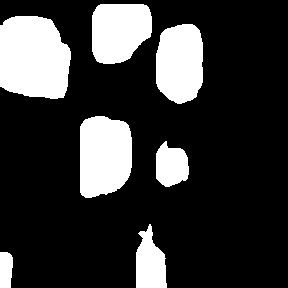
#> input picture code/ultralytics/examples/datasets/vegetation-yolo8-5/test/satellite_images_bin/satellite_39.9459664252125_-75.15309272689062_South7thStreet_531_bin.png, 288 x 288 px; its folder holds only this picture in this run
$ jupyter execute --allow-errors findCountours.ipynb
#> lines starting #> are read from the running program, lines starting #| are printed output that depends on the picture; after the words box and inside, x2 and y2 are one past the last pixel; in counts of white or black regions, pixels touching at a corner belong together
[cell 1]
import cv2
import matplotlib.pyplot as plt
#test=r"C:\Users\Hashim\DIS-9901A\DigitalTwinData\code\ultralytics\examples\datasets\vegetation-yolo8-3\test\images\satellite_39-948932_-75-152446_IonicStreet_30_png.rf.f09c3526be654cbf10242043ff0263f7_bin.jpg"
test=r"C:\Users\Hashim\DIS-9901A\DigitalTwinData\code\ultralytics\examples\datasets\vegetation-yolo8-5\test\satellite_images_bin\satellite_39.94649482638637_-75.14479446988959_DockStreet_67_bin.png"

im_gray = cv2.imread(test,0)
im_color=cv2.imread(test,1)
contours, hierarchy = cv2.findContours(im_gray,cv2.RETR_TREE,cv2.CHAIN_APPROX_NONE)
#> contours = []
cv2.drawContours(im_color, contours, -1, (0,255,0), 3)
#> (the rest of this cell did not finish here and is left out)

[cell 2]
import os
import glob
HOME = os.getcwd()
for image_path in glob.glob(os.path.join(HOME,"datasets\\vegetation-yolo8-3\\test\\images","*_bin.jpg"))[:]:
    print(image_path)

[cell 3]
# Let's load a simple image with 3 black squares
image = cv2.imread(test)
# cv2.waitKey(0)

# Grayscale
#> (the rest of this cell did not finish here and is left out)

[cell 4]
# Python code to find the co-ordinates of
# the contours detected in an image.
import numpy as np
import cv2

# Reading image
font = cv2.FONT_HERSHEY_COMPLEX
img2 = cv2.imread(test, cv2.IMREAD_COLOR)

# Reading same image in another
# variable and converting to gray scale.
img = cv2.imread(test, cv2.IMREAD_GRAYSCALE)

# Converting image to a binary image
# ( black and white only image).
_, threshold = cv2.threshold(img, 110, 255, cv2.THRESH_BINARY)

# Detecting contours in image.
contours, _= cv2.findContours(threshold, cv2.RETR_EXTERNAL,
							cv2.CHAIN_APPROX_SIMPLE)

# Going through every contours found in the image.
for cnt in contours :

	approx = cv2.approxPolyDP(cnt, 0.009 * cv2.arcLength(cnt, True), True)

	# draws boundary of contours.
	cv2.drawContours(img2, [approx], 0, (0, 0, 255), 2)

	# Used to flatted the array containing
	# the co-ordinates of the vertices.
	n = approx.ravel()
	i = 0

	for j in n :
		if(i % 2 == 0):
			x = n[i]
			y = n[i + 1]
			# String containing the co-ordinates.
			string = str(x) + " " + str(y)
			print(string)

			if(i == 0):
				# text on topmost co-ordinate.
				cv2.putText(img2, "Arrow tip", (x, y),
								font, 0.3, (255, 0, 0))
			else:
				# text on remaining co-ordinates.
				cv2.putText(img2, string, (x, y),
						font, 0.3, (0, 255, 0))
		i = i + 1
#> this loop made 0 passes

# Showing the final image.
#cv2.imshow('image2', img2)
plt.title('Contour with Vertices')
#> (the rest of this cell did not finish here and is left out)

#> (a cell that did not finish here is left out)

#> (a cell that did not finish here is left out)

#> (a cell that did not finish here is left out)

[cell 8]
cent_lat_lon_det = r"C:\Users\Hashim\DIS-9901A\DigitalTwinData\code\SamplePHil_DWNTWN_1_points_on_streets_with_geoInfo1.csv"
#> (the rest of this cell did not finish here and is left out)

[cell 9]
# Python code to find the co-ordinates of
# the contours detected in an image.

import os
import glob
import numpy as np
import cv2
import pandas as pd

HOME = os.getcwd()
cols = ['StreetName', 'index', 'cent_lat', 'cent_lon', 'Xx_vertices', 'Yy_vertices','XxYy_vertices']
df = pd.DataFrame(columns=cols)
g_stnames = []
g_indices = []
g_Xx_vertices = []
g_Yy_vertices = []
g_XxYy_vertices = []
g_cent_lat = []
g_cent_lon = []
for image_path in glob.glob(os.path.join(HOME,"datasets\\vegetation-yolo8-3\\test\\images","*_bin.png"))[:]:
    print(image_path)
    stname = os.path.splitext(os.path.basename(image_path))[0].split('.')[0].split('_')[3]

    pos=os.path.splitext(os.path.basename(image_path))[0].split('.')[0].split('_')[2].index('-', os.path.splitext(os.path.basename(image_path))[0].split('.')[0].split('_')[2].index('-') + 1)
    cent_lat = os.path.splitext(os.path.basename(image_path))[0].split('.')[0].split('_')[2][:pos] + '.' + os.path.splitext(os.path.basename(image_path))[0].split('.')[0].split('_')[2][pos + 1:]

    cent_lat
    print(cent_lat)

    pos=os.path.splitext(os.path.basename(image_path))[0].split('.')[0].split('_')[1].index('-', os.path.splitext(os.path.basename(image_path))[0].split('.')[0].split('_')[1].index('-'))
    cent_lon = os.path.splitext(os.path.basename(image_path))[0].split('.')[0].split('_')[1][:pos] + '.' + os.path.splitext(os.path.basename(image_path))[0].split('.')[0].split('_')[1][pos+1:]

    cent_lon
    print(cent_lon)

    # Reading image
    font = cv2.FONT_HERSHEY_COMPLEX
    img2 = cv2.imread(image_path, cv2.IMREAD_COLOR)

    # Reading same image in another
    # variable and converting to gray scale.
    img = cv2.imread(image_path, cv2.IMREAD_GRAYSCALE)

    # Converting image to a binary image
    # ( black and white only image).
    _, threshold = cv2.threshold(img, 110, 255, cv2.THRESH_BINARY)

    # Detecting contours in image.
    contours, _= cv2.findContours(threshold, cv2.RETR_TREE,
    							cv2.CHAIN_APPROX_SIMPLE)

    # Going through every contours found in the image.
    index = 0
    num_contours = len(contours)
    for cnt in contours :
    	Xx=[]
    	Yy=[]
    	XxYy = []
    	approx = cv2.approxPolyDP(cnt, 0.009 * cv2.arcLength(cnt, True), True)

    	# draws boundary of contours.
    	cv2.drawContours(img2, [approx], 0, (0, 0, 255), 5)

    	# Used to flatted the array containing
    	# the co-ordinates of the vertices.
    	n = approx.ravel()
    	i = 0
    	print("Contours {}/{}".format(index,num_contours),"--"*20)
    	for j in n :
    		if(i % 2 == 0):
    			x = n[i]
    			y = n[i + 1]
    			# String containing the co-ordinates.
    			string = str(x) + " " + str(y)
    			Xx.append(x)
    			Yy.append(y)
    			XxYy.append([x,y])
    			#print(string)

    			if(i == 0):
    				# text on topmost co-ordinate.
    				cv2.putText(img2, "Arrow tip", (x, y),
    								font, 0.5, (255, 0, 0))
    			else:
    				# text on remaining co-ordinates.
    				cv2.putText(img2, string, (x, y),
    						font, 0.5, (0, 255, 0))

    		i = i + 1
    	g_stnames.append(stname)
    	g_indices.append(index)
    	g_Xx_vertices.append(Xx)
    	g_Yy_vertices.append(Yy)
    	g_XxYy_vertices.append(XxYy)
    	g_cent_lat.append(float(cent_lat))
    	g_cent_lon.append(float(cent_lon))

    	plt.title('image{}'.format(stname))
    	plt.imshow(img2)
    	index = index+1
df['StreetName'] = g_stnames
df['index'] = g_indices
df['Xx_vertices'] = g_Xx_vertices
df['Yy_vertices'] = g_Yy_vertices
df['XxYy_vertices'] = g_XxYy_vertices
df['cent_lat'] = g_cent_lat
df['cent_lon'] = g_cent_lon

df.to_csv("{}/datasets/Ionic_street_vertices.csv".format(HOME))

[cell 10]
path = r"C:\Users\Hashim\DIS-9901A\DigitalTwinData\code\ultralytics\examples\datasets\vegetation-yolo8-5\test\satellite_images_bin\satellite_39.94549015542814_-75.14174565070432_SouthChristopherColumbusBoulevard_662_bin.png"
print(os.path.splitext(os.path.basename(path))[0])
os.path.splitext(os.path.basename(path))[0].split('_')

## Looping over all the binary images to get the contours and vertices

[cell 11]
# Python code to find the co-ordinates of
# the contours detected in an image.

import os
import glob
import numpy as np
import cv2
import pandas as pd

HOME = os.getcwd()
cols = ['StreetName', 'index', 'cent_lat', 'cent_lon', 'Xx_vertices', 'Yy_vertices','XxYy_vertices']
df = pd.DataFrame(columns=cols)
g_stnames = []
g_indices = []
g_Xx_vertices = []
g_Yy_vertices = []
g_XxYy_vertices = []
g_cent_lat = []
g_cent_lon = []
image_count = 0
for image_path in glob.glob(os.path.join(HOME,"datasets\\vegetation-yolo8-5\\test\\satellite_images_bin","*_bin.png"))[:]:
    print(image_path)
    stname = os.path.splitext(os.path.basename(image_path))[0].split('_')[3]

    cent_lat = (float(os.path.splitext(os.path.basename(image_path))[0].split('_')[1]))
    cent_lon = (float(os.path.splitext(os.path.basename(image_path))[0].split('_')[2]))

    # Reading image
    font = cv2.FONT_HERSHEY_COMPLEX
#> font = 3
    img2 = cv2.imread(image_path, cv2.IMREAD_COLOR)
#> img2 is the input picture: shape (288, 288, 3); 21.7% white; 7 white regions, largest, box (x1, y1, x2, y2) and area: (0, 16, 71, 99) 5041, (80, 116, 132, 198) 3717, (156, 24, 203, 104) 3196

    # Reading same image in another
    # variable and converting to gray scale.
    img = cv2.imread(image_path, cv2.IMREAD_GRAYSCALE)
#> img: shape (288, 288); 21.7% white; 7 white regions

    # Converting image to a binary image
    # ( black and white only image).
    _, threshold = cv2.threshold(img, 110, 255, cv2.THRESH_BINARY)

    # Detecting contours in image.
    contours, _= cv2.findContours(threshold, cv2.RETR_TREE,
    							cv2.CHAIN_APPROX_SIMPLE)
#> contours = 7 contours; box (x1, y1, x2, y2) and area: (0, 16, 71, 99) 4912, (80, 116, 132, 198) 3606, (156, 24, 203, 104) 3096, (92, 4, 152, 64) 2928, (136, 224, 167, 288) 1327, (156, 141, 189, 187) 1082, (0, 252, 13, 288) 381

    # Going through every contours found in the image.
    index = 0
    num_contours = len(contours)
#> num_contours = 7
    for cnt in contours :
    	Xx=[]
    	Yy=[]
    	XxYy = []
    	# cent_lat = []
    	# cent_lon = []
    	approx = cv2.approxPolyDP(cnt, 0.009 * cv2.arcLength(cnt, True), True)

    	# draws boundary of contours.
    	cv2.drawContours(img2, [approx], 0, (0, 0, 255), 5)

    	# Used to flatted the array containing
    	# the co-ordinates of the vertices.
    	n = approx.ravel()
    	i = 0
    	print("Contours {}/{}".format(index,num_contours),"--"*20)
    	for j in n :
    		if(i % 2 == 0):
    			x = n[i]
    			y = n[i + 1]
    			# String containing the co-ordinates.
    			string = str(x) + " " + str(y)
    			Xx.append(x)
    			Yy.append(y)
    			XxYy.append([x,y])
    			# cent_lat.append(float(os.path.splitext(os.path.basename(image_path))[0].split('_')[1]))

    			# cent_lon.append(float(os.path.splitext(os.path.basename(image_path))[0].split('_')[2]))

    			#print(string)

    			if(i == 0):
    				# text on topmost co-ordinate.
    				cv2.putText(img2, "Arrow tip", (x, y),
    								font, 0.5, (255, 0, 0))
    			else:
    				# text on remaining co-ordinates.
    				cv2.putText(img2, string, (x, y),
    						font, 0.5, (0, 255, 0))

    		i = i + 1
    	g_stnames.append(stname)
    	g_indices.append(index)
    	g_Xx_vertices.append(Xx)
    	g_Yy_vertices.append(Yy)
    	g_XxYy_vertices.append(XxYy)
    	g_cent_lat.append(cent_lat)
    	g_cent_lon.append(cent_lon)
    	print(cent_lat,"\n",cent_lon)
    	plt.title('image{}'.format(stname))
    	plt.imshow(img2)
    	index = index+1
#> this loop made 7 passes
#> n on pass 1: [0, 252, 0, 287, 10, 287, 12, 257, 7, 252]
#> (printed output is left out)
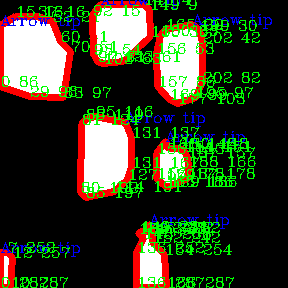
#> img2: shape (288, 288, 3); mean B, G, R 39.4, 62.1, 56.4
#> after the loop, g_XxYy_vertices = 7 items; g_Xx_vertices = 7 items; g_Yy_vertices = 7 items; g_cent_lat = [39.95, 39.95, 39.95, 39.95, 39.95, 39.95, 39.95]; g_cent_lon = [-75.15, -75.15, -75.15, -75.15, -75.15, -75.15, -75.15]; g_indices = [0, 1, 2, 3, 4, 5, 6]; g_stnames = ['South7thStreet', 'South7thStreet', 'South7thStreet', 'South7thStreet', 'South7thStreet', 'South7thStreet', 'South7thStreet']; index = 7
        # image_count = image_count + 1
        # if image_Count == 100:
        #     break;
df['StreetName'] = g_stnames
df['index'] = g_indices
df['Xx_vertices'] = g_Xx_vertices
df['Yy_vertices'] = g_Yy_vertices
df['XxYy_vertices'] = g_XxYy_vertices
df['cent_lat'] = g_cent_lat
df['cent_lon'] = g_cent_lon

df.to_csv("{}/datasets/Philly_street_vertices.csv".format(HOME))
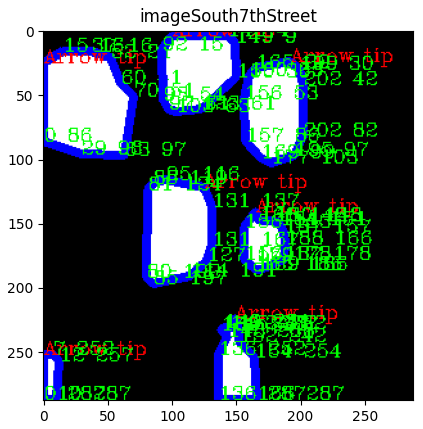
#> figure drawn by matplotlib, 1 panel; B, G, R data is drawn as R, G, B

$ run again, on code/ultralytics/examples/datasets/vegetation-yolo8-5/test/satellite_images_bin/satellite_39.94613966639289_-75.14889782871539_LocustStreet_167_bin.png
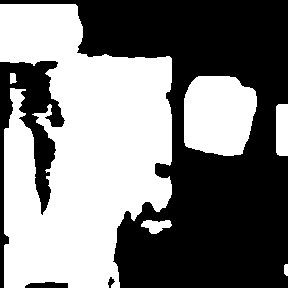
#> input picture code/ultralytics/examples/datasets/vegetation-yolo8-5/test/satellite_images_bin/satellite_39.94613966639289_-75.14889782871539_LocustStreet_167_bin.png, 288 x 288 px
#> `contours, hierarchy = cv2.findContours(im_gray,cv2.RETR_TREE,cv2.CHAIN..`: contours = []
#> font = 3
#> img2 is the input picture: shape (288, 288, 3); 48.6% white; 6 white regions, box (x1, y1, x2, y2) and area: (0, 4, 172, 288) 34393, (184, 76, 257, 156) 4943, (276, 104, 288, 156) 616, (141, 220, 172, 234) 277, (10, 73, 17, 84) 62, (284, 264, 288, 276) 44
#> img: shape (288, 288); 48.6% white; 6 white regions
#> `contours, _= cv2.findContours(threshold, cv2.RETR_TREE, cv2.CHAIN_APPR..`: contours = 6 contours; box (x1, y1, x2, y2) and area: (0, 4, 172, 288) 33686, (184, 76, 257, 156) 4818, (276, 104, 288, 156) 555, (141, 220, 172, 234) 240, (10, 73, 17, 84) 47, (284, 264, 288, 276) 30
#> num_contours = 6
#> the loop `for cnt in contours :` made 6 passes
#> n on passes 1, 3: [285, 264, 284, 265, 284, 273, 286, 275, 287, 275, 287, 264], [278, 104, 276, 106, 276, 152, 279, 155, 287, 155, 287, 104]
#> (printed output is left out)
#> after the loop `for cnt in contours :`:
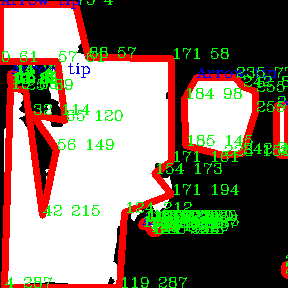
#> img2: shape (288, 288, 3); 19.68% of pixels changed, all inside (x1, y1, x2, y2) = (0, 0, 288, 288)
#> after the loop `for cnt in contours :`: g_XxYy_vertices = 6 items; g_cent_lat = [39.95, 39.95, 39.95, 39.95, 39.95, 39.95]; g_cent_lon = [-75.15, -75.15, -75.15, -75.15, -75.15, -75.15]; g_indices = [0, 1, 2, 3, 4, 5]; g_stnames = ['LocustStreet', 'LocustStreet', 'LocustStreet', 'LocustStreet', 'LocustStreet', 'LocustStreet']; index = 6
#> `[cell 11] # Python code to find the co-ordinates of # the contours det..`:
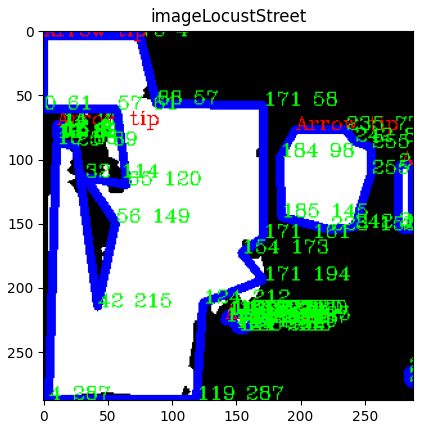
#> figure drawn by matplotlib, 1 panel; B, G, R data is drawn as R, G, B

$ run again, on code/ultralytics/examples/datasets/vegetation-yolo8-5/test/satellite_images_bin/satellite_39.94614168297731_-75.15174061887656_SouthWashingtonSquare_61_bin.png
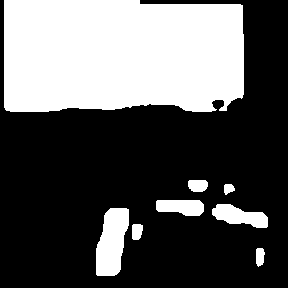
#> input picture code/ultralytics/examples/datasets/vegetation-yolo8-5/test/satellite_images_bin/satellite_39.94614168297731_-75.15174061887656_SouthWashingtonSquare_61_bin.png, 288 x 288 px
#> `contours, hierarchy = cv2.findContours(im_gray,cv2.RETR_TREE,cv2.CHAIN..`: contours = []
#> font = 3
#> img2 is the input picture: shape (288, 288, 3); 35.3% white; 8 white regions, largest, box (x1, y1, x2, y2) and area: (4, 0, 244, 112) 25531, (96, 208, 129, 276) 1665, (212, 204, 268, 228) 823
#> img: shape (288, 288); 35.3% white; 8 white regions
#> `contours, _= cv2.findContours(threshold, cv2.RETR_TREE, cv2.CHAIN_APPR..`: contours = 8 contours; box (x1, y1, x2, y2) and area: (4, 0, 244, 112) 25174, (96, 208, 129, 276) 1580, (212, 204, 268, 228) 758, (156, 200, 204, 216) 584, (188, 180, 208, 192) 185, (132, 224, 143, 240) 132, (256, 248, 265, 267) 116, (224, 184, 235, 195) 72
#> num_contours = 8
#> the loop `for cnt in contours :` made 8 passes
#> (printed output is left out)
#> after the loop `for cnt in contours :`:
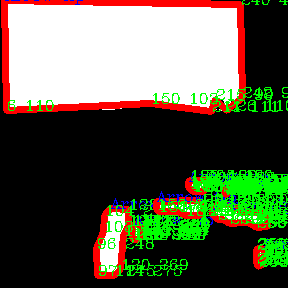
#> img2: shape (288, 288, 3); 18.21% of pixels changed, all inside (x1, y1, x2, y2) = (1, 0, 288, 279)
#> after the loop `for cnt in contours :`: g_XxYy_vertices = 8 items; g_cent_lat = [39.95, 39.95, 39.95, 39.95, 39.95, 39.95, 39.95, 39.95]; g_cent_lon = [-75.15, -75.15, -75.15, -75.15, -75.15, -75.15, -75.15, -75.15]; g_indices = [0, 1, 2, 3, 4, 5, 6, 7]; g_stnames = ['SouthWashingtonSquare', 'SouthWashingtonSquare', 'SouthWashingtonSquare', 'SouthWashingtonSquare', 'SouthWashingtonSquare', 'SouthWashingtonSquare', 'SouthWashingtonSquare', 'SouthWashingtonSquare']; index = 8
#> `[cell 11] # Python code to find the co-ordinates of # the contours det..`:
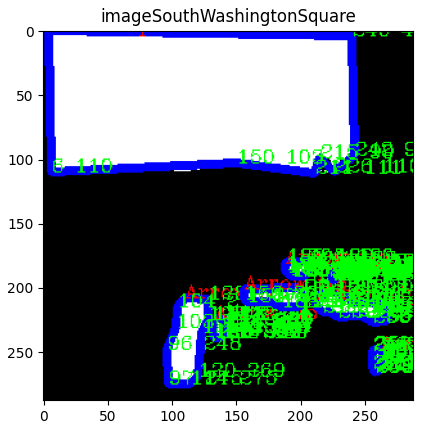
#> figure drawn by matplotlib, 1 panel; B, G, R data is drawn as R, G, B

$ run again, on code/ultralytics/examples/datasets/vegetation-yolo8-5/test/satellite_images_bin/satellite_39.94600712010425_-75.15318165290907_ManningStreet_47_bin.png
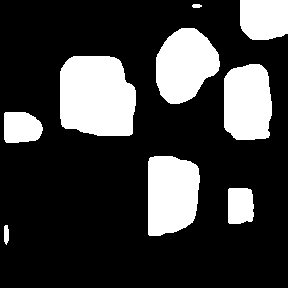
#> input picture code/ultralytics/examples/datasets/vegetation-yolo8-5/test/satellite_images_bin/satellite_39.94600712010425_-75.15318165290907_ManningStreet_47_bin.png, 288 x 288 px
#> `contours, hierarchy = cv2.findContours(im_gray,cv2.RETR_TREE,cv2.CHAIN..`: contours = []
#> font = 3
#> img2 is the input picture: shape (288, 288, 3); 23.5% white; 9 white regions, largest, box (x1, y1, x2, y2) and area: (60, 56, 136, 136) 5343, (148, 156, 200, 236) 3609, (156, 28, 220, 104) 3505
#> img: shape (288, 288); 23.5% white; 9 white regions
#> `contours, _= cv2.findContours(threshold, cv2.RETR_TREE, cv2.CHAIN_APPR..`: contours = 9 contours; largest, box (x1, y1, x2, y2) and area: (60, 56, 136, 136) 5210, (148, 156, 200, 236) 3496, (156, 28, 220, 104) 3408, (224, 64, 272, 140) 3138, (240, 0, 288, 40) 1712
#> num_contours = 9
#> the loop `for cnt in contours :` made 9 passes
#> (printed output is left out)
#> after the loop `for cnt in contours :`:
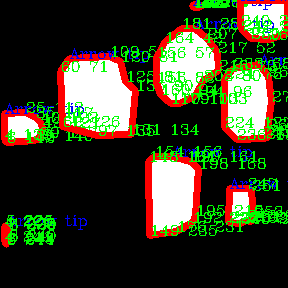
#> img2: shape (288, 288, 3); mean B, G, R 39.5, 61.8, 59.5
#> after the loop `for cnt in contours :`: g_XxYy_vertices = 9 items; g_cent_lat = [39.95, 39.95, 39.95, 39.95, 39.95, 39.95, 39.95, 39.95, 39.95]; g_cent_lon = [-75.15, -75.15, -75.15, -75.15, -75.15, -75.15, -75.15, -75.15, -75.15]; g_indices = [0, 1, 2, 3, 4, 5, 6, 7, 8]; g_stnames = ['ManningStreet', 'ManningStreet', 'ManningStreet', 'ManningStreet', 'ManningStreet', 'ManningStreet', 'ManningStreet', 'ManningStreet', 'ManningStreet']; index = 9
#> `[cell 11] # Python code to find the co-ordinates of # the contours det..`:
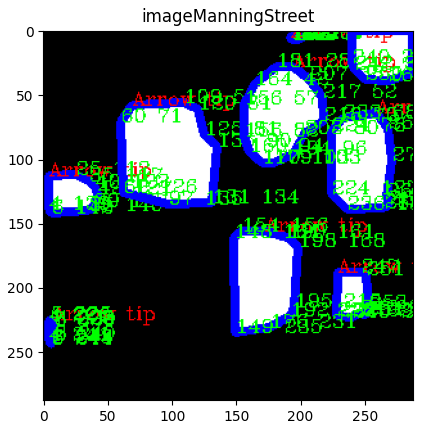
#> figure drawn by matplotlib, 1 panel; B, G, R data is drawn as R, G, B
